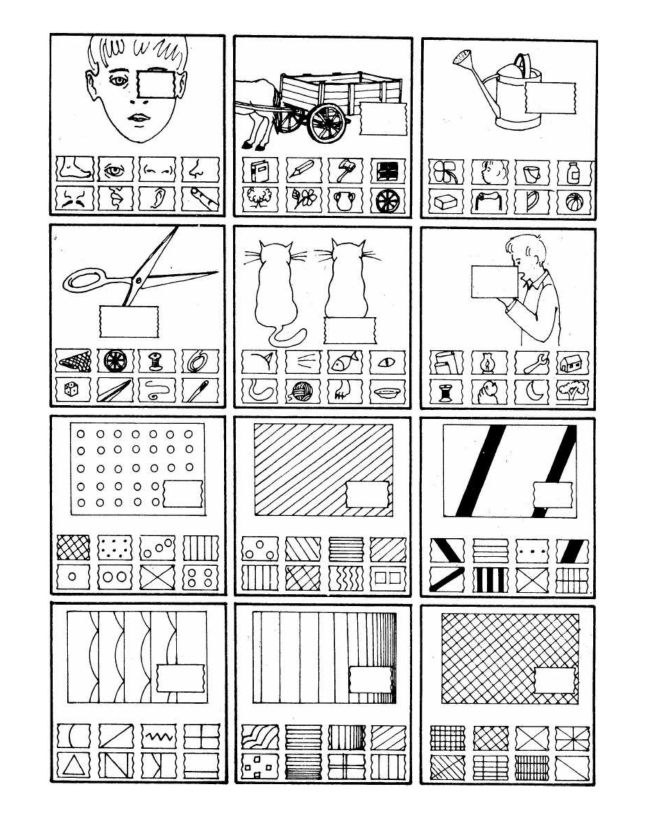
#> input picture backend/src/main/resources/test-material/weil-form-a/pages/lamina-1.png, 1297 x 1679 px (shown at 1/2 size); its folder holds only this picture in this run
$ python build_puzzle_assets.py
#> lines starting #> are read from the running program, lines starting #| are printed output that depends on the picture; after the words box and inside, x2 and y2 are one past the last pixel; in counts of white or black regions, pixels touching at a corner belong together
#> in main, page is the input picture: shape (1679, 1297); min 0, max 255, mean 222.9
#!/usr/bin/env python3
"""Corta cada item del Weil en una figura base (con su hueco) y 8 piezas sueltas.

Lee   backend/src/main/resources/test-material/weil-form-a/pages/lamina-L.png
Crea  backend/src/main/resources/test-material/weil-form-a/puzzle/l{L}i{II}-base.png y l{L}i{II}-p{1..8}.png
      frontend/puzzle-data.js  (tamano de cada base y posicion del hueco)

Las piezas se numeran por filas, de izquierda a derecha, igual que las opciones
1..8 de la clave de respuestas, asi que arrastrar la pieza N equivale a
responder N. Requiere: pip install opencv-python-headless numpy pillow

Uso:  python3 tools/build_puzzle_assets.py [--debug carpeta]
"""
import argparse
import json
import pathlib
import sys

import cv2
import numpy as np

ROOT = pathlib.Path(__file__).resolve().parent.parent
MATERIAL = ROOT / "backend" / "src" / "main" / "resources" / "test-material" / "weil-form-a"
SRC = MATERIAL / "pages"
OUT = MATERIAL / "puzzle"
DATA = ROOT / "frontend" / "puzzle-data.js"
SCALE = 2          # las imagenes originales son de ~390 px: se amplian para verse nitidas
INK = 150          # por debajo de este gris es tinta
OPTIONS = 8
MIN_FIT = 1.5      # ajuste minimo de la cuadricula de opciones (maximo teorico ~8)


class DetectionError(Exception):
    pass


def ink_mask(gray):
    return (gray < INK).astype(np.uint8)
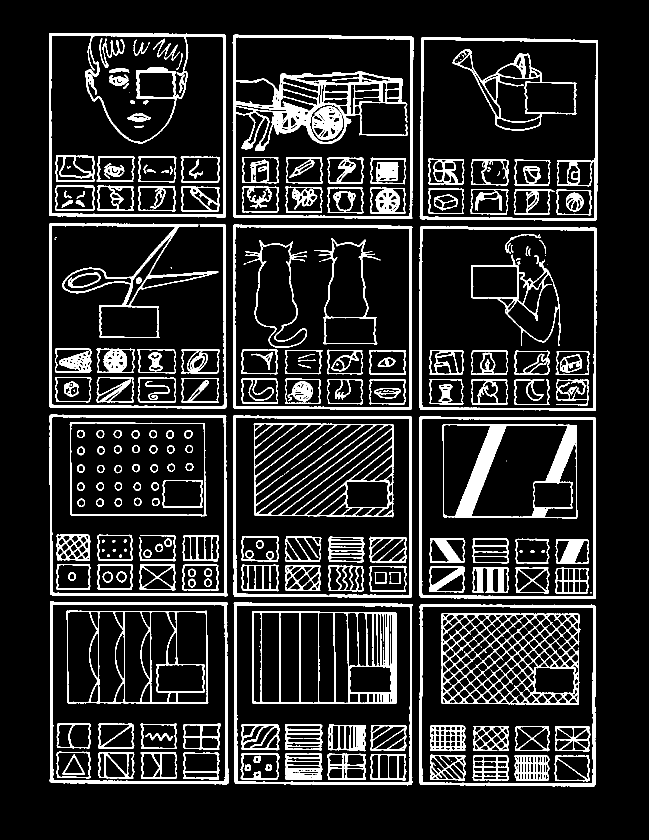
#> returned value: shape (1679, 1297) (shown at 1/2 size); values 0 (black) and 1 (white), 13.3% white; 280 white regions (39 under 20 px), largest, box (x1, y1, x2, y2) and area: (465, 69, 827, 438) 19886, (882, 1226, 1161, 1410) 12858, (885, 848, 1155, 1038) 11866


def find_page_frames(gray):
    """Los 12 marcos de una lamina (3 columnas x 4 filas), en orden de lectura."""
    ink = ink_mask(gray)
    _, _, stats, _ = cv2.connectedComponentsWithStats(ink, connectivity=8)
#> stats = 281 rows, first 6: [0, 0, 1297, 1679, 1888745], [98, 66, 354, 369, 10871], [465, 69, 362, 369, 19886], [839, 74, 357, 368, 8048], [199, 77, 50, 59, 697], [306, 77, 36, 38, 269]
    frames = [(int(x), int(y), int(w), int(h)) for x, y, w, h, _ in stats[1:] if w >= 270 and h >= 300]
#> frames = [(98, 66, 354, 369), (465, 69, 362, 369), (839, 74, 357, 368), (98, 447, 355, 371), (466, 449, 359, 371), (839, 452, 354, 370), (99, 829, 356, 364), (466, 831, 358, 365), (838, 832, 354, 366), (99, 1202, 358, 367), (467, 1204, 358, 367), (839, 1208, 353, 365)]
    if len(frames) != 12:
        raise DetectionError(f"se esperaban 12 marcos y hay {len(frames)}")
    frames.sort(key=lambda b: (round(b[1] / 200.0), b[0]))
    return frames


def find_frame(ink):
    """Rectangulo del marco exterior: el componente conexo mas grande que casi llena la imagen."""
    h, w = ink.shape
    count, _, stats, _ = cv2.connectedComponentsWithStats(ink, connectivity=8)
    best = None
    for i in range(1, count):
        x, y, cw, ch, area = stats[i]
        if cw > 0.8 * w and ch > 0.55 * h and (best is None or cw * ch > best[2] * best[3]):
            best = (x, y, cw, ch)
    return best


def _ring(cw, ch, thickness=4):
    ring = np.zeros((ch, cw), np.float32)
    ring[:thickness, :] = 1
    ring[-thickness:, :] = 1
    ring[:, :thickness] = 1
    ring[:, -thickness:] = 1
    return ring


def find_option_cells(ink, frame):
    """Las 8 celdas de opciones, numeradas por filas de izquierda a derecha.

    Busca la cuadricula 2x4 que mejor encaja: el borde de cada celda debe ser
    tinta y las calles entre celdas deben estar en blanco. Una zona de rayado
    denso no cumple lo segundo, asi que no se confunde con las opciones.
    """
    fx, fy, fw, fh = [int(v) for v in frame]
    img_h, img_w = ink.shape
    integral = cv2.integral(ink)

    def box(x, y, w, h):  # suma de tinta en un rectangulo, vectorizada sobre x/y
        return integral[y + h, x + w] - integral[y, x + w] - integral[y + h, x] + integral[y, x]

    ink_f = ink.astype(np.float32)
    best = None
    for cw in range(66, 90, 4):
        for ch in range(42, 64, 4):
            ring = _ring(cw, ch)
            score_map = cv2.matchTemplate(ink_f, ring, cv2.TM_CCORR) / ring.sum()
            for gx in range(4, 13, 2):
                for gy in range(2, 11, 2):
                    px, py = cw + gx, ch + gy
                    total_h = py + ch
                    total_w = 3 * px + cw
                    xs = np.arange(max(0, fx), min(img_w - total_w, fx + 45) + 1)
                    y_lo = max(0, fy + fh - 34 - total_h)
                    y_hi = min(img_h - total_h, fy + fh + 2 - total_h)
                    if len(xs) == 0 or y_hi < y_lo:
                        continue
                    ys = np.arange(y_lo, y_hi + 1)
                    X, Y = np.meshgrid(xs, ys)
                    fit = np.zeros(X.shape, np.float32)
                    for r in range(2):
                        for c in range(4):
                            fit += score_map[Y + r * py, X + c * px]
                    gutters = np.zeros(X.shape, np.float32)
                    for c in range(1, 4):
                        gutters += box(X + c * px - gx, Y, gx, total_h)
                    gutters += box(X, Y + ch, total_w, gy)
                    objective = fit - 0.08 * gutters
                    k = np.unravel_index(np.argmax(objective), objective.shape)
                    value = float(objective[k])
                    if best is None or value > best[0]:
                        best = (value, int(X[k]), int(Y[k]), cw, ch, px, py)
    if best is None or best[0] < MIN_FIT:
        raise DetectionError(f"no se hallo la cuadricula de opciones (ajuste {best[0] if best else 0:.2f})")
    _, x0, y0, cw, ch, px, py = best
    return [(x0 + c * px, y0 + r * py, cw, ch) for r in range(2) for c in range(4)]


def find_patch(ink, frame, cells):
    """El hueco: region blanca cerrada, casi rectangular, sin tinta dentro y de tamano parecido a una celda."""
    fx, fy, fw, fh = [int(v) for v in frame]
    cell_w = float(np.median([c[2] for c in cells]))
    cell_h = float(np.median([c[3] for c in cells]))
    options_top = min(c[1] for c in cells)
    closed = cv2.dilate(ink, np.ones((3, 3), np.uint8), iterations=1)
    white = (closed == 0).astype(np.uint8)
    count, _, stats, _ = cv2.connectedComponentsWithStats(white, connectivity=4)
    candidates = []
    for i in range(1, count):
        x, y, cw, ch, area = stats[i]
        if y + ch > options_top - 2:
            continue
        if x <= fx + 3 or x + cw >= fx + fw - 3 or y <= fy + 3:
            continue
        extent = area / float(cw * ch)
        ratio = cw / float(ch)
        if (0.7 * cell_w <= cw <= 2.3 * cell_w and 0.7 * cell_h <= ch <= 2.6 * cell_h
                and extent > 0.9 and 1.2 <= ratio <= 3.2):
            size_gap = abs(cw - 1.35 * cell_w) / cell_w + abs(ch - 1.35 * cell_h) / cell_h
            candidates.append((3.0 * extent - size_gap, (int(x), int(y), int(cw), int(ch))))
    if candidates:
        candidates.sort(key=lambda c: -c[0])
        return candidates[0][1]
    return find_patch_by_ring(ink, frame, cells)


def find_patch_by_ring(ink, frame, cells):
    """Alterno cuando el borde del hueco toca el dibujo: busca un marco ondulado con el interior en blanco."""
    fx, fy, fw, fh = [int(v) for v in frame]
    cell_w = int(np.median([c[2] for c in cells]))
    cell_h = int(np.median([c[3] for c in cells]))
    options_top = min(c[1] for c in cells)
    integral = cv2.integral(ink)
    ink_f = ink.astype(np.float32)
    best = None
    for cw in range(int(0.9 * cell_w), int(1.9 * cell_w), 4):
        for ch in range(int(0.9 * cell_h), int(1.9 * cell_h), 4):
            if not 1.2 <= cw / ch <= 3.2:
                continue
            ring = _ring(cw, ch, 3)
            score = cv2.matchTemplate(ink_f, ring, cv2.TM_CCORR) / ring.sum()
            ys, xs = np.mgrid[0:score.shape[0], 0:score.shape[1]]
            ix0, iy0, iw, ih = xs + 5, ys + 5, cw - 10, ch - 10
            inner = (integral[iy0 + ih, ix0 + iw] - integral[iy0, ix0 + iw]
                     - integral[iy0 + ih, ix0] + integral[iy0, ix0]).astype(np.float32)
            objective = score - 8.0 * inner / float(iw * ih)
            valid = (ys + ch <= options_top - 2) & (xs >= fx + 4) & (xs + cw <= fx + fw - 2) & (ys >= fy + 4)
            objective = np.where(valid, objective, -9)
            k = np.unravel_index(np.argmax(objective), objective.shape)
            value = float(objective[k])
            if best is None or value > best[0]:
                best = (value, int(xs[k]), int(ys[k]), cw, ch)
    if best is None or best[0] < 0.45:
        raise DetectionError("no se encontro el hueco")
    _, x, y, cw, ch = best
    return (x + 3, y + 3, cw - 6, ch - 6)


def true_options_top(ink, cells):
    """Fila del borde superior de las opciones, buscada en la imagen (la cuadricula ajustada puede errar unos pixeles)."""
    estimate = min(c[1] for c in cells)
    x0 = min(c[0] for c in cells)
    x1 = max(c[0] + c[2] for c in cells)
    width = x1 - x0
    for y in range(max(0, estimate - 12), estimate + 8):
        if ink[y, x0:x1].sum() > 0.3 * width:
            return y
    return estimate


def _edge(profile, target, lo, hi, threshold, outward, ceiling=None, nearest=False):
    """Borde de celda dentro de la ventana [lo, hi].

    Los bordes laterales de una celda son ondulados, asi que nunca llenan toda la altura: las columnas que
    superan `ceiling` son una linea solida (el marco de la lamina) y se ignoran. Para los bordes laterales se
    toma el trazo mas exterior (el contenido queda adentro); para arriba y abajo, el mas cercano a lo esperado,
    porque ahi la fila vecina esta a pocos pixeles.
    """
    lo, hi = max(0, lo), min(len(profile) - 1, hi)
    hits = [i for i in range(lo, hi + 1) if profile[i] >= threshold and (ceiling is None or profile[i] < ceiling)]
    if not hits:
        return target
    if nearest:
        edge = min(hits, key=lambda i: abs(i - target))
    else:
        edge = max(hits) if outward > 0 else min(hits)
    for _ in range(3):  # el borde ocupa unas lineas contiguas
        nxt = edge + outward
        if 0 <= nxt < len(profile) and profile[nxt] >= threshold and (ceiling is None or profile[nxt] < ceiling) and lo <= nxt <= hi + 3:
            edge = nxt
    return edge


def refine_cell(ink, box):
    """Ajusta una celda de la cuadricula a su contorno real."""
    x, y, w, h = [int(v) for v in box]
    cols = ink[y + 3:y + h - 3, :].sum(axis=0).astype(float)
    rows = ink[:, x + 3:x + w - 3].sum(axis=1).astype(float)
    solid = 0.88 * (h - 6)
    left = _edge(cols, x, x - 4, x + 14, 0.25 * (h - 6), -1, ceiling=solid)
    right = _edge(cols, x + w - 1, x + w - 15, x + w + 4, 0.25 * (h - 6), 1, ceiling=solid)
    top = _edge(rows, y, y - 3, y + 10, 0.45 * (w - 6), -1, nearest=True)
    bottom = _edge(rows, y + h - 1, y + h - 11, y + h + 3, 0.45 * (w - 6), 1, nearest=True)
    if right - left < 0.7 * w or bottom - top < 0.7 * h:
        return (x, y, w, h)
    return (left, top, right - left + 1, bottom - top + 1)


def repair_borders(piece, band=7, weak=0.2, strong=0.3):
    """Si un lado quedo sin borde (se fundia con el marco en el escaneo), lo reconstruye con el opuesto espejado."""
    out = piece.copy()
    ink = out < INK
    h, w = ink.shape
    if min(h, w) < 4 * band:
        return out
    left, right = ink[:, :band].mean(), ink[:, -band:].mean()
    top, bottom = ink[:band, :].mean(), ink[-band:, :].mean()
    if right < weak and left > strong:
        out[:, -band:] = out[:, :band][:, ::-1]
    elif left < weak and right > strong:
        out[:, :band] = out[:, -band:][:, ::-1]
    if bottom < weak and top > strong:
        out[-band:, :] = out[:band, :][::-1, :]
    elif top < weak and bottom > strong:
        out[:band, :] = out[-band:, :][::-1, :]
    return out


def strip_frame_edges(piece, max_width=10, solid=0.45):
    """Borra las barras solidas pegadas a un borde del recorte (restos del marco de la lamina).

    La celda propia no se toca: su borde queda 2 px adentro del recorte y es ondulado, asi que
    nunca es una barra continua que empiece justo en el borde.
    """
    out = piece.copy()
    ink = out < INK
    h, w = ink.shape
    for index in range(min(max_width, w)):
        if ink[:, index].mean() < solid:
            break
        out[:, index] = 255
    for index in range(min(max_width, w)):
        if ink[:, w - 1 - index].mean() < solid:
            break
        out[:, w - 1 - index] = 255
    for index in range(min(max_width, h)):
        if ink[index, :].mean() < solid:
            break
        out[index, :] = 255
    for index in range(min(max_width, h)):
        if ink[h - 1 - index, :].mean() < solid:
            break
        out[h - 1 - index, :] = 255
    return out


def enhance(gray):
    """Amplia y refuerza el trazo para que la linea se vea nitida."""
    big = cv2.resize(gray, None, fx=SCALE, fy=SCALE, interpolation=cv2.INTER_CUBIC)
    big = np.clip((big.astype(np.float32) - 70.0) * 1.55, 0, 255).astype(np.uint8)
    return big


def process(page, frame_box, name, debug_dir=None, borrowed_cells=None):
    """Corta un item de la pagina: figura base, hueco y 8 piezas."""
    margin = 4
    fx0, fy0, fw0, fh0 = frame_box
    ox, oy = max(0, fx0 - margin), max(0, fy0 - margin)
    gray = page[oy:fy0 + fh0 + margin, ox:fx0 + fw0 + margin]
    ink = ink_mask(gray)
    frame = (fx0 - ox, fy0 - oy, fw0, fh0)
    cells = borrowed_cells(ox, oy) if borrowed_cells else find_option_cells(ink, frame)
    patch = find_patch(ink, frame, cells)

    fx, fy, fw, fh = frame
    options_top = true_options_top(ink, cells)
    inset = 8  # el marco de la lamina mide unos 5 px: la figura queda limpia por dentro
    px, py, pw, ph = patch
    margin_patch = 6  # cubre el borde grueso y ondulado del hueco, que queda por fuera de la region blanca
    base_x0 = fx + inset
    # En las laminas cortadas por el borde del escaneo el marco derecho falta y el hueco puede
    # sobresalir un poco: la figura se amplia lo necesario para contenerlo.
    base_x1 = min(gray.shape[1], max(fx + fw - inset, px + pw + margin_patch + 2))
    base_y0 = fy + inset
    base_y1 = options_top - 5
    base = strip_frame_edges(gray[base_y0:base_y1, base_x0:base_x1], max_width=16, solid=0.5)

    zx, zy = px - margin_patch - base_x0, py - margin_patch - base_y0
    zone = (zx, zy, min(pw + 2 * margin_patch, base.shape[1] - zx), min(ph + 2 * margin_patch, base.shape[0] - zy))

    pieces = []
    for cell in cells:
        x, y, cw, ch = refine_cell(ink, cell)
        m = 2
        pieces.append(repair_borders(strip_frame_edges(gray[max(0, y - m):y + ch + m, max(0, x - m):x + cw + m])))

    if debug_dir:
        vis = cv2.cvtColor(gray, cv2.COLOR_GRAY2BGR)
        cv2.rectangle(vis, (fx, fy), (fx + fw, fy + fh), (200, 120, 0), 1)
        cv2.rectangle(vis, (px, py), (px + pw, py + ph), (0, 0, 255), 2)
        for n, (x, y, cw, ch) in enumerate(cells, 1):
            cv2.rectangle(vis, (x, y), (x + cw, y + ch), (0, 160, 0), 1)
            cv2.putText(vis, str(n), (x + 2, y + 12), cv2.FONT_HERSHEY_SIMPLEX, 0.45, (255, 0, 255), 1)
        cv2.imwrite(str(pathlib.Path(debug_dir) / name), vis)

    return {
        "cells_page": [(x + ox, y + oy, cw, ch) for x, y, cw, ch in cells],
        "base": enhance(base),
        "pieces": [enhance(p) for p in pieces],
        "size": [int(base.shape[1] * SCALE), int(base.shape[0] * SCALE)],
        "patch": [int(v * SCALE) for v in zone],
    }


def main():
    parser = argparse.ArgumentParser()
    parser.add_argument("--debug", help="carpeta donde guardar las imagenes con las detecciones dibujadas")
    parser.add_argument("--dry-run", action="store_true", help="solo detectar, sin escribir archivos")
    args = parser.parse_args()
    if args.debug:
        pathlib.Path(args.debug).mkdir(parents=True, exist_ok=True)
    if not args.dry_run:
        OUT.mkdir(parents=True, exist_ok=True)

    manifest, failures = [], []
    for lamina in range(1, 6):
        page = cv2.imread(str(SRC / f"lamina-{lamina}.png"), cv2.IMREAD_GRAYSCALE)
        frames = find_page_frames(page)
        results = {}
        deferred = []
        for item, frame_box in enumerate(frames, 1):
            name = f"lamina-{lamina}-item-{item:02d}.png"
            try:
                results[item] = process(page, frame_box, name, args.debug)
            except DetectionError as error:
                if "cuadricula" in str(error):
                    deferred.append(item)  # se reintenta con la disposicion de otro item de su columna
                else:
                    failures.append(f"{name}: {error}")
                    results[item] = None
#> this loop made 12 passes
#> (name, fx0 in process, fy0 in process, fw0 in process, fh0 in process, ox in process, oy in process, frame in process) on pass 1: ('lamina-1-item-01.png', 98, 66, 354, 369, 94, 62, (4, 4, 354, 369))
#> pass 1, in process, `gray = page[oy:fy0 + fh0 + margin, ox:fx0 + fw0 + margin]`:
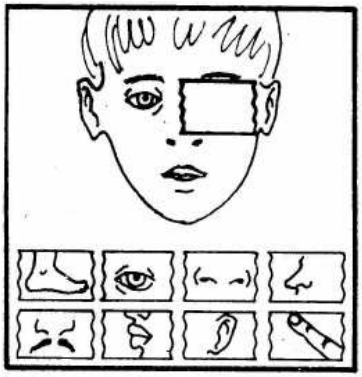
#> gray: shape (377, 362); min 0, max 255, mean 214.9
#> pass 1, in process, `ink = ink_mask(gray)`:
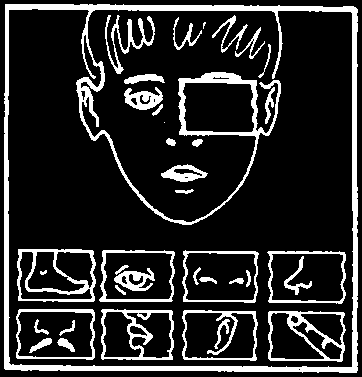
#> ink: shape (377, 362); values 0 (black) and 1 (white), 16.4% white; 38 white regions (2 under 20 px), largest, box (x1, y1, x2, y2) and area: (4, 4, 358, 373) 10871, (17, 249, 96, 302) 1265, (268, 311, 346, 362) 1102
#> pass 1, in find_option_cells, `integral = cv2.integral(ink)`:
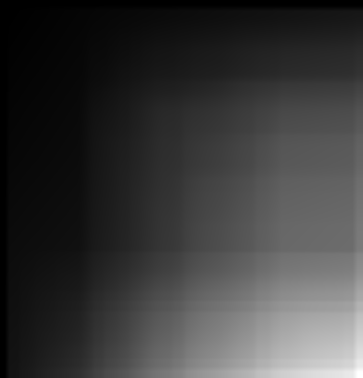
#> integral: shape (378, 363) int32; min 0, max 22325, mean 5112.1; drawn with min black and max white
        for item in deferred:
            name = f"lamina-{lamina}-item-{item:02d}.png"
            donors = [d for d in range(1, 13) if d % 3 == item % 3 and results.get(d)]
            if not donors:
                failures.append(f"{name}: sin item de la misma columna para tomar la disposicion")
                results[item] = None
                continue
            donor = min(donors, key=lambda d: abs(d - item))
            dfx, dfy, dfw, dfh = frames[donor - 1]
            tfx, tfy, tfw, tfh = frames[item - 1]

            def borrowed(ox, oy, donor=donor, dfx=dfx, dfy=dfy, dfh=dfh, tfx=tfx, tfy=tfy, tfh=tfh):
                moved = []
                for x, y, cw, ch in results[donor]["cells_page"]:
                    nx = tfx + (x - dfx)
                    ny = (tfy + tfh) - ((dfy + dfh) - y)
                    moved.append((nx - ox, ny - oy, cw, ch))
                return moved
            try:
                results[item] = process(page, frames[item - 1], name, args.debug, borrowed)
            except DetectionError as error:
                failures.append(f"{name}: {error}")
                results[item] = None
#> this loop made 0 passes
        for item in range(1, 13):
            result = results.get(item)
            if result is None:
                manifest.append(None)
                continue
            key = f"l{lamina}i{item:02d}"
            if not args.dry_run:
                cv2.imwrite(str(OUT / f"{key}-base.png"), result["base"], [cv2.IMWRITE_PNG_COMPRESSION, 9])
                for n, piece in enumerate(result["pieces"], 1):
                    cv2.imwrite(str(OUT / f"{key}-p{n}.png"), piece, [cv2.IMWRITE_PNG_COMPRESSION, 9])
            manifest.append({"w": result["size"][0], "h": result["size"][1], "patch": result["patch"]})
#> this loop made 12 passes
#> pass 1, in main, `cv2.imwrite(str(OUT / f"{key}-p{n}.png"), piece, [cv2.IMWRITE_PNG_COMP..`:
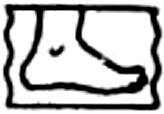
#> saved as l1i01-p1.png: shape (114, 164); min 0, max 255, mean 183.4
#> pass 1, in main, `cv2.imwrite(str(OUT / f"{key}-p{n}.png"), piece, [cv2.IMWRITE_PNG_COMP..`:
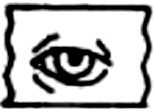
#> saved as l1i01-p2.png: shape (112, 154); min 0, max 255, mean 179.2
#> pass 1, in main, `cv2.imwrite(str(OUT / f"{key}-p{n}.png"), piece, [cv2.IMWRITE_PNG_COMP..`:
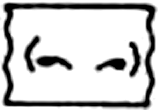
#> saved as l1i01-p3.png: shape (110, 158); min 0, max 255, mean 202.2

    if failures:
        print("FALLARON:\n  " + "\n  ".join(failures), file=sys.stderr)
        return 1
    if not args.dry_run:
        body = json.dumps({"weil-form-a": manifest}, separators=(",", ":"))
        DATA.write_text(
            "// Generado por tools/build_puzzle_assets.py. No editar a mano.\n"
            f"window.SAP_UAM_PUZZLE = Object.freeze({body});\n", encoding="utf-8")
    print(f"ok: {len(manifest)} items")
    return 0


if __name__ == "__main__":
#> (the run stopped early here; a loop or call above may not have finished)
